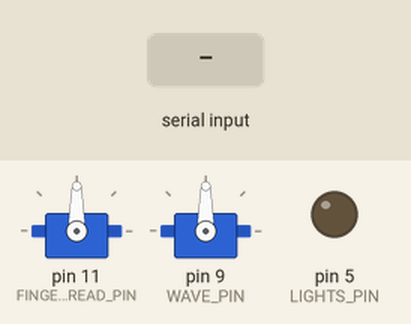
The sketch below on a simulated Arduino Uno, built with avr-gcc and run on an emulated ATmega328P. Shown: 2 × servo, output pins drawn as LEDs (lit = HIGH). The inputs (shaded band) are chosen by the test bench. Pins used as bus, display or sensor lines are not drawn.

Above: at 1.2 s.
1.3 s: "doubleTap" received over Serial
At 2.4 s:
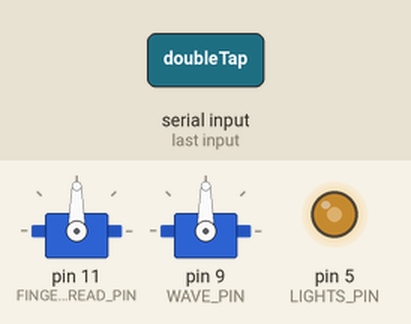
2.8 s: "rest" received over Serial
At 4.0 s:
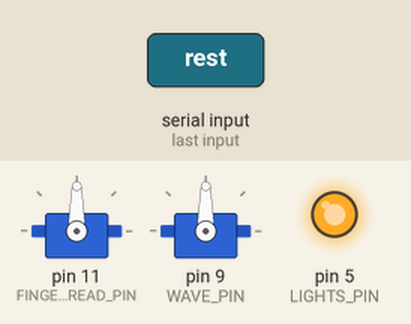
4.3 s: "waveIn" received over Serial
At 5.3 s:
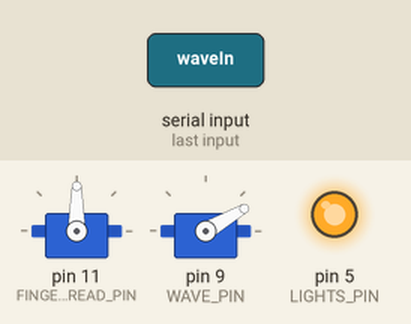
5.8 s: "waveOut" received over Serial
At 6.5 s:
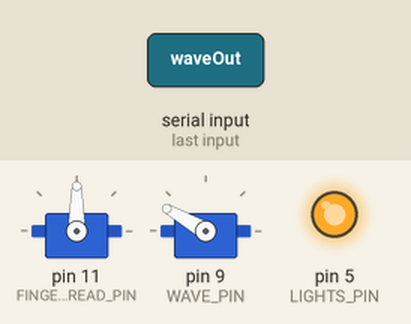
7.3 s: "doubleTap" received over Serial
At 8.2 s:
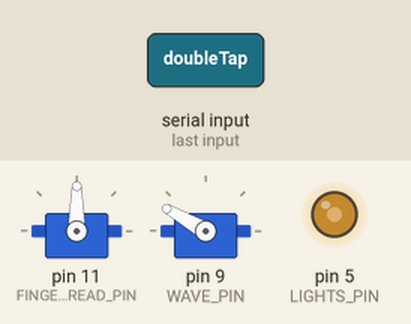
8.8 s: "fingersSpread" received over Serial
At 10.1 s:
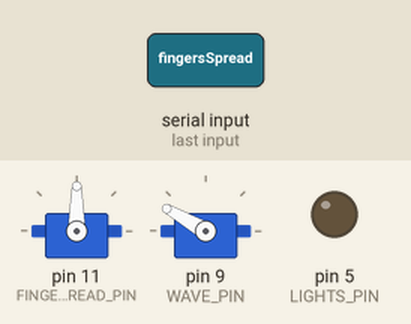
Timing chart, 0 to 11.3 s (numbered marks = the images above; inputs shaded):
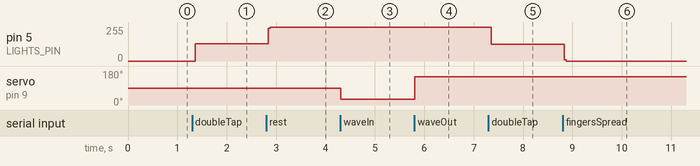

Measured:
- after the input at 1.3 s, pin 5 (LIGHTS_PIN): 0/255 → 128/255 after 0.06 s
- after the input at 2.8 s, pin 5 (LIGHTS_PIN): 128/255 → 255/255 at once
- after the input at 4.3 s, servo on pin 9 (WAVE_PIN): 90° → 30° at once
- after the input at 5.8 s, servo on pin 9 (WAVE_PIN): 30° → 150° at once
- after the input at 7.3 s, pin 5 (LIGHTS_PIN): 255/255 → 127/255 after 0.06 s
- after the input at 8.8 s, pin 5 (LIGHTS_PIN): 127/255 → 0/255 at once

The sketch:

CarController.ino
```cpp
#include <Servo.h>
#include <MyoController.h>
#include <SoftwareSerial.h>

//The pin connections in the arduino board
#define WAVE_PIN 9
#define FINGERSSPREAD_PIN 11
#define LIGHTS_PIN 5

//bluetooth pins
#define rx 0
#define tx 1

String inData;
//bluetooth
SoftwareSerial BLE(tx, rx);

// declaring the myoController function from the libraries
MyoController myo = MyoController();

//servo library which allows arduino to control rc motors
Servo serv;
Servo servo1;

void setup() {
  serv.attach(11);
  servo1.attach(9);

  //recognise the output of the pins
  pinMode(9, OUTPUT);
  pinMode(11, OUTPUT);
  pinMode(5, OUTPUT);

  pinMode(rx, INPUT);
  pinMode(tx, OUTPUT);
  BLE.begin(9600);

  pinMode(LIGHTS_PIN, OUTPUT);
  pinMode(WAVE_PIN, OUTPUT);
  pinMode(FINGERSSPREAD_PIN, OUTPUT);

  Serial.begin(9600);
  myo.initMyo();

}

void loop(){
   myo.updatePose();
   switch ( myo.getCurrentPose() ) {
    case waveIn:
    //servo will turn car left 30 degrees
      digitalWrite(WAVE_PIN,HIGH);
      digitalWrite(9, HIGH);
      servo1.write(30);
      break;
    case waveOut:
    //Servo will turn car right 150 degrees
      digitalWrite(WAVE_PIN,HIGH);
      digitalWrite(9, HIGH);
      servo1.write(150);
      break;
    case fingersSpread:
    //Will drive the car forward as is connected to motor pin
     digitalWrite(FINGERSSPREAD_PIN,HIGH);
     digitalWrite(11, HIGH);
      break;
    case doubleTap:
    //LED Lights turn on from pin 5
    if(digitalRead(5) == LOW){
     digitalWrite(LIGHTS_PIN,HIGH);
     digitalWrite(5, HIGH);
    }else {
      digitalWrite(LIGHTS_PIN,LOW);
      digitalWrite(5, LOW);
    }
    break;
    case fist:
    //CAR GOES STRAIGHT as it is 90 degrees
     digitalWrite(WAVE_PIN,HIGH);
     digitalWrite(9, HIGH);
     servo1.write(90);
      break;

   }
   delay(1);

  //Testing the bluetooth - wires broken in arduino car
   /*
       while(BLE.available()){
    char c = BLE.read();
    BLE.print(c);

    c = Serial.read();

   if (c == 1) {
    digitalWrite(13, HIGH);
    }

    if( == 0)
      digitalWrite (13, LOW);
  }
  BLE.println(counter);
  counter++;
  delay(1000);
}
   */
}
```

MyController.cpp
```cpp
#include "MyoController.h"
/**
 * @brief Constructor - Instantiates MyoController object
 */
MyoController::MyoController()
{
	msgChar=String("");
}

/**
 * @brief Destructor
 */
MyoController::~MyoController()
{

}
bool MyoController::initMyo(){
	Serial.begin(9600);
	return true;
}

bool MyoController::updatePose(){
	if (Serial.available())
	{
		storageStr = String("");
		while(Serial.available())
		{
			storageStr = storageStr + char(Serial.read());
			delay(1);
		}

		msgChar = storageStr;
		//Serial.print(msgChar);

	}

	if(msgChar.indexOf("rest")>=0)
	{
		current_pose_=rest;
	}
	else if (msgChar.indexOf("fist")>=0)
	{
		current_pose_=fist;
	}
	else if (msgChar.indexOf("waveIn")>=0)
	{
		current_pose_=waveIn;
	}
	else if (msgChar.indexOf("waveOut")>=0)
	{
		current_pose_=waveOut;
	}
	else if (msgChar.indexOf("fingersSpread")>=0)
	{
		current_pose_=fingersSpread;
	}
	else if (msgChar.indexOf("doubleTap")>=0)
	{
		current_pose_=doubleTap;
	}
	else
	{
		current_pose_=unknown;
	}
}
Poses MyoController::getCurrentPose(){
	return current_pose_;
}
```
